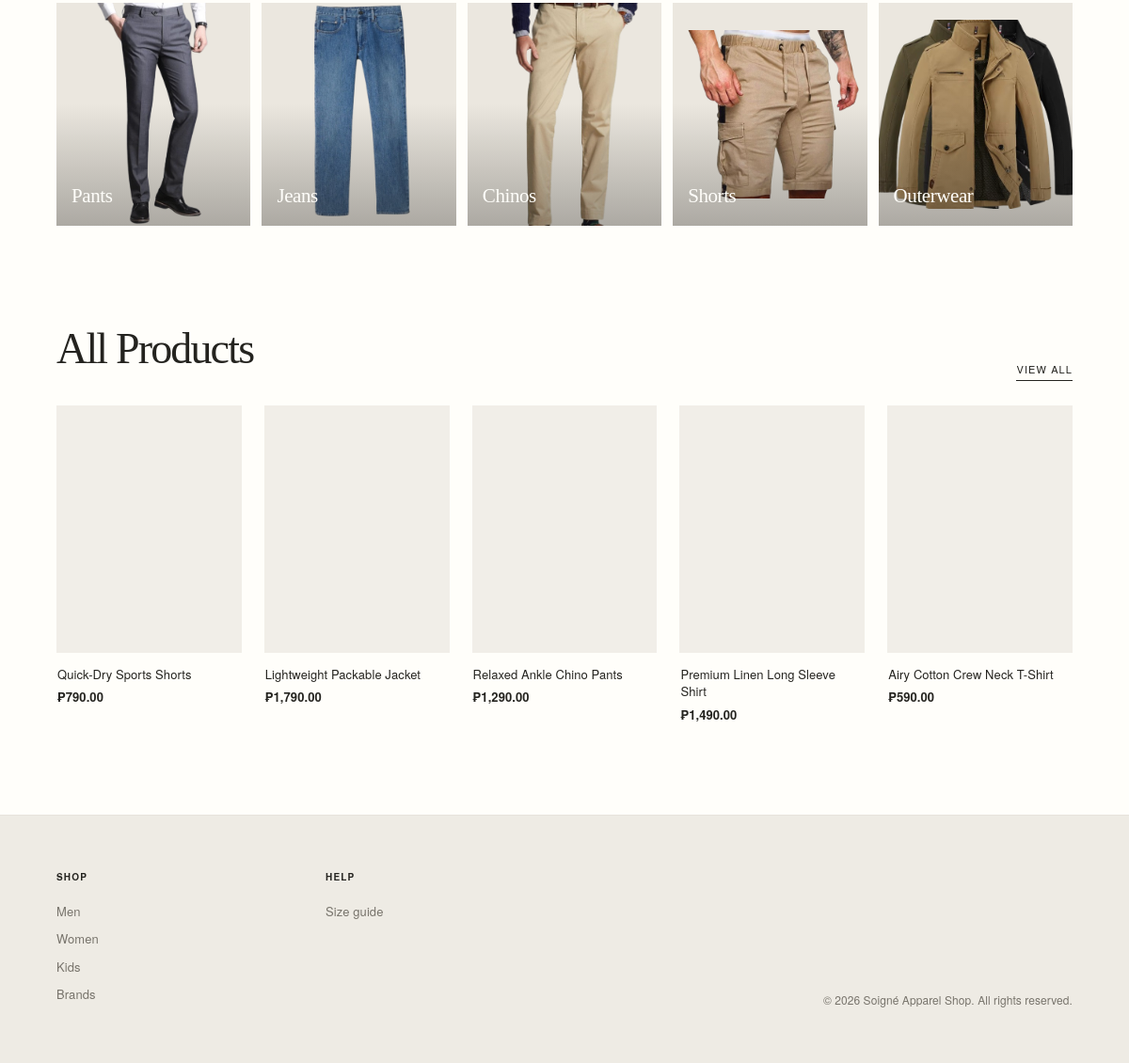
/ (lower part), run on an earlier commit of the app's database.
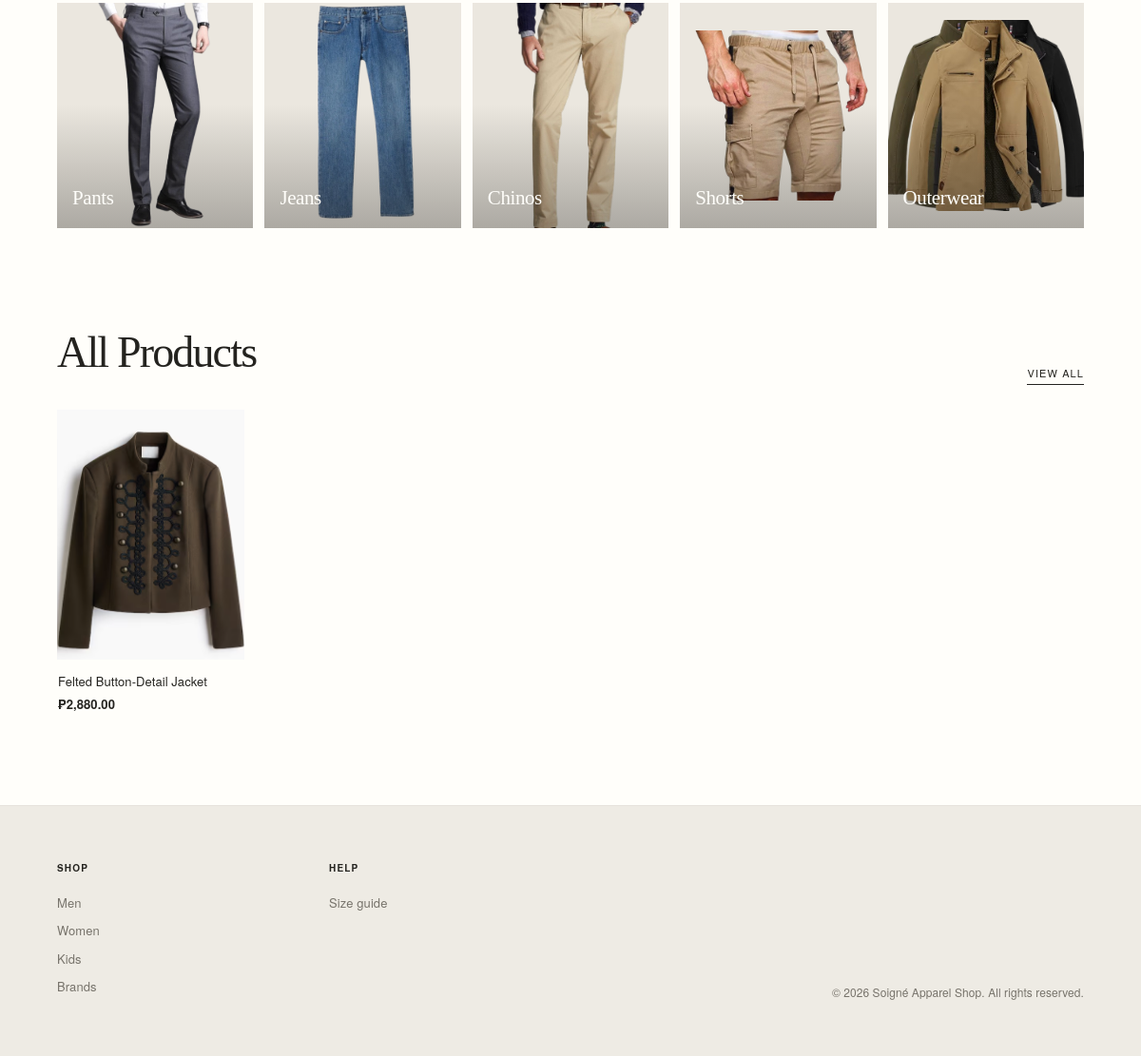
And on a later commit of the database.
### tables this page shows
CREATE TABLE product_colors (
  product_color_id INT AUTO_INCREMENT PRIMARY KEY,
  product_id       INT         NOT NULL,
  color            VARCHAR(80) NOT NULL,
  image            VARCHAR(255),
  FOREIGN KEY (product_id) REFERENCES products(product_id),
  UNIQUE KEY uniq_product_color (product_id, color)
);

CREATE TABLE products (
  product_id  INT AUTO_INCREMENT PRIMARY KEY,
  supplier_id INT NOT NULL,
  name        VARCHAR(150)  NOT NULL,
  category_id INT NULL,
  department  ENUM('men','women','kids') NOT NULL DEFAULT 'men',
  price       DECIMAL(10,2) NOT NULL,
  description TEXT,
  created_at  DATETIME DEFAULT CURRENT_TIMESTAMP,
  INDEX idx_department (department),
  INDEX idx_products_category_id (category_id),
  FOREIGN KEY (supplier_id) REFERENCES suppliers(supplier_id),
  FOREIGN KEY (category_id) REFERENCES categories(category_id)
    ON UPDATE CASCADE
    ON DELETE SET NULL
);

### includes/color_images.php (called while the page is built)
<?php
$images_by_color = [];
$image_color_ids = array_filter(array_map('intval', $image_color_ids));
if ($image_color_ids) {
    $image_id_list = implode(',', $image_color_ids);
    $image_result = mysqli_query($conn,
        "SELECT product_color_id, image_path
         FROM product_color_images
         WHERE product_color_id IN ($image_id_list)
         ORDER BY sort_order, image_id"
    );
    while ($image_row = mysqli_fetch_assoc($image_result)) {
        $images_by_color[$image_row['product_color_id']][] = $image_row['image_path'];
    }
}

### index.php (the view, shortened to what this page needs)
<?php
  include_once("includes/config.php");
  $products_sql = "SELECT p.*, pc.product_color_id AS first_color_id
      FROM products p
      LEFT JOIN product_colors pc
        ON pc.product_color_id = (SELECT MIN(product_color_id) FROM product_colors WHERE product_id = p.product_id)
      ORDER BY p.product_id DESC
      LIMIT 5";
  $products = mysqli_fetch_all(mysqli_query($conn, $products_sql), MYSQLI_ASSOC);
  $image_color_ids = array_column($products, 'first_color_id');
  include("includes/color_images.php");
  include_once("includes/header.php");
?>
  <main>
    <section class="section">
      <div class="cat-grid">
        <a href="<?php echo BASE_URL; ?>category.php?category=pants" class="cat c6"><img src="<?php echo BASE_URL; ?>images/pants-removebg-preview.png" alt="Pants"><span>Pants</span></a>
        <a href="<?php echo BASE_URL; ?>category.php?category=jeans" class="cat c7"><img src="<?php echo BASE_URL; ?>images/jeans-removebg-preview.png" alt="Jeans"><span>Jeans</span></a>
        <a href="<?php echo BASE_URL; ?>category.php?category=chinos" class="cat c8"><img src="<?php echo BASE_URL; ?>images/chinos-removebg-preview.png" alt="Chinos"><span>Chinos</span></a>
        <a href="<?php echo BASE_URL; ?>category.php?category=shorts" class="cat c9"><img src="<?php echo BASE_URL; ?>images/shorts-removebg-preview.png" alt="Khaki shorts"><span>Shorts</span></a>
        <a href="<?php echo BASE_URL; ?>category.php?category=outerwear" class="cat c10"><img src="<?php echo BASE_URL; ?>images/outerwear-removebg-preview.png" alt="Outerwear jacket"><span>Outerwear</span></a>
      </div>
    </section>
    <section class="section">
      <div class="section-head">
        <h2>All Products</h2>
        <a href="product_view.php">View all</a>
      </div>
      <div class="product-row">
        <?php foreach ($products as $p) {
          $card_images = $images_by_color[(int)($p['first_color_id'] ?? 0)] ?? [];
          ?>
          <article class="product">
            <div class="thumb">
              <?php if ($card_images) { $image_path = $card_images[0]; ?>
                <a class="product-image-tile" href="<?php echo BASE_URL; ?>product.php?id= <?php echo (int)$p['product_id']; ?>"
                   aria-label="View <?php echo htmlspecialchars($p['name'], ENT_QUOTES, 'UTF-8'); ?>">
                  <img src="<?php echo BASE_URL; ?>images/<?php echo htmlspecialchars($image_path, ENT_QUOTES, 'UTF-8'); ?>"
                       alt="<?php echo htmlspecialchars($p['name']); ?>" loading="lazy">
                </a>
              <?php } ?>
            </div>
            <a class="product-card-link" href="<?php echo BASE_URL; ?>product.php?id=<?php echo (int)$p['product_id']; ?>">
              <p class="name"><?php echo htmlspecialchars($p['name']); ?></p>
              <p class="price"><?php if (($_SESSION['role'] ?? '') == 'vip') { ?><span class="premium-product-price"><del>₱<?php echo number_format($p['price'], 2); ?></del> <strong>₱<?php echo number_format($p['price'] * 0.90, 2); ?></strong><small>VIP 10% off</small></span><?php } else { echo '₱' . number_format($p['price'], 2); } ?></p>
            </a>
          </article>
        <?php } ?>
      </div>
    </section>
  </main>
<?php
  include_once("includes/footer.php");
?>

### includes/header.php (shortened to what this page needs)
<!DOCTYPE html>
<html lang="en">
<head>
  <link rel="stylesheet" href="<?php echo BASE_URL; ?>styles/homepage.css?v=<?php echo filemtime(APP_ROOT . '/styles/homepage.css'); ?>">
</head>
<body>

### includes/footer.php
    <footer class="site-footer">
        <div class="cols">
        <div><h4>Shop</h4>
            <a href="<?php echo BASE_URL; ?>department.php?dept=men"   class="<?php echo (($dept ?? '') === 'men')   ? 'active' : ''; ?>">Men</a>
            <a href="<?php echo BASE_URL; ?>department.php?dept=women" class="<?php echo (($dept ?? '') === 'women') ? 'active' : ''; ?>">Women</a>
            <a href="<?php echo BASE_URL; ?>department.php?dept=kids"  class="<?php echo (($dept ?? '') === 'kids')  ? 'active' : ''; ?>">Kids</a>
            <a href="<?php echo BASE_URL; ?>brands.php" class="<?php echo (($nav_active ?? '') === 'brands') ? 'active' : ''; ?>">Brands</a>
        </div>
        <div><h4>Help</h4><a href="<?php echo BASE_URL; ?>size_guide.php">Size guide</a>
        </div>
        <p class="copy">© 2026 Soigné Apparel Shop. All rights reserved.</p>
    </footer>
</body>
</html>

What changed in the data, as far as the page shows it:
removed product_colors: product.name "Quick-Dry Sports Shorts", product.price "790.00"
removed product_colors: product.name "Lightweight Packable Jacket", product.price "1,790.00"
removed product_colors: product.name "Relaxed Ankle Chino Pants", product.price "1,290.00"
removed product_colors: product.name "Premium Linen Long Sleeve Shirt", product.price "1,490.00"
removed product_colors: product.name "Airy Cotton Crew Neck T-Shirt", product.price "590.00"
added product_colors: product.name "Felted Button-Detail Jacket", product.price "2,880.00"
